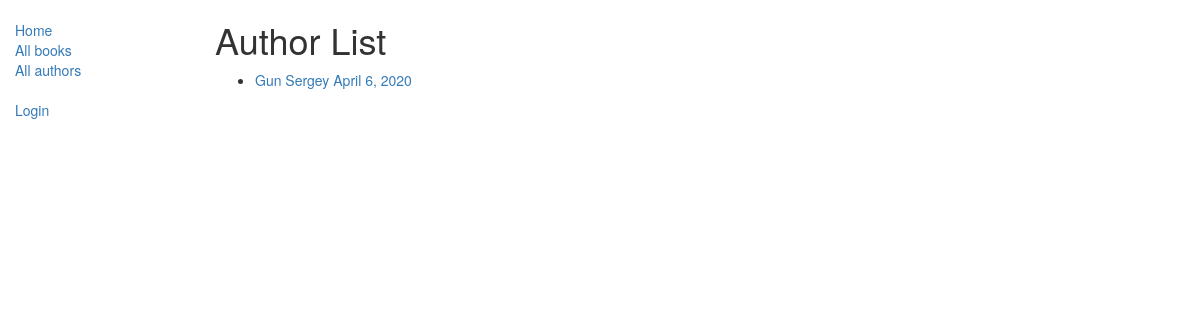
The app's page /catalog/authors/, older data.
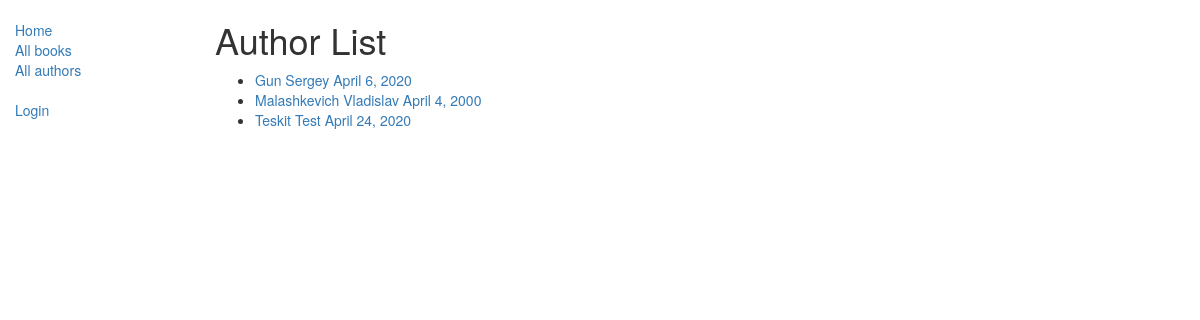
The same page, newer data.
### catalog/models.py (models this page shows, shortened)
class Author(models.Model):
    first_name = models.CharField(max_length=100)
    last_name = models.CharField(max_length=100)
    date_of_birth = models.DateField(null=True, blank=True)
    date_of_death = models.DateField('Died', null=True, blank=True)
    class Meta:
        ordering = ['last_name', 'first_name']
    def get_absolute_url(self):
        return reverse('author_detail', args=[str(self.id)])

### catalog/views.py (the view)
class AuthorListView(generic.ListView):
    model = Author
    paginate_by = 10

### catalog/templates/catalog/author_list.html
{% extends "base_generic.html" %}
{% block content %}
    <h1>Author List</h1>
    {% if author_list %}
    <ul>
      {% for author in author_list %}
      <li>
          <a href="{{ author.get_absolute_url }}"> {{ author.last_name }} {{ author.first_name }}
          {{ author.date_of_birth }}
          </a>
      </li>
      {% endfor %}
    </ul>
    {% else %}
      <p>There are no authors</p>
    {% endif %}
{% endblock %}

Row changes from the older to the newer data that the page shows:
added Author: last_name "Malashkevich", first_name "Vladislav", date_of_birth "April 4, 2000"
added Author: last_name "Teskit", first_name "Test", date_of_birth "April 24, 2020"
